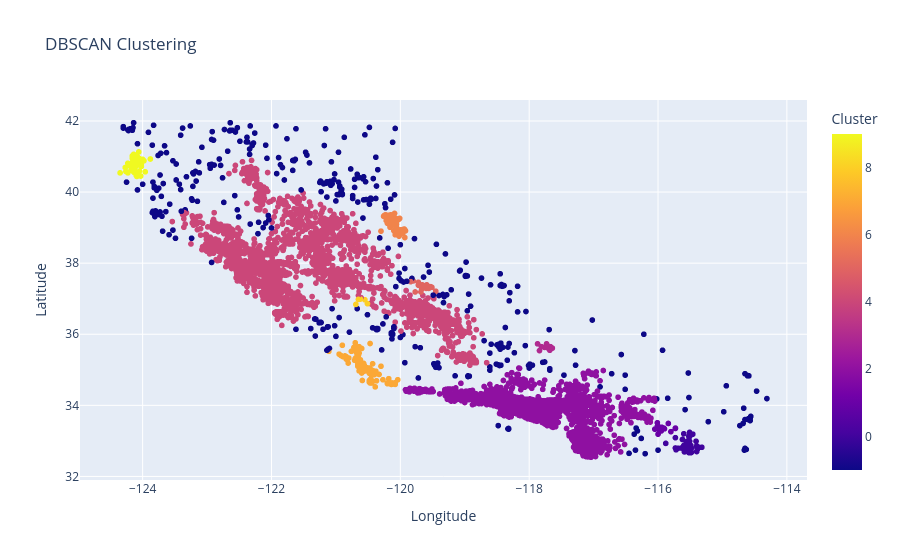

This figure's notebook cell:
### Code cell
import plotly.express as px

fig = px.scatter(
    x=longg,
    y=lat,
    color=df['cluster'],
    title='DBSCAN Clustering',

    labels={
        'x':'Longitude',
        'y':'Latitude',
        'color':'Cluster'
    }
)

fig.show()

### Figure 1 — Plotly figure (JSON) as saved in the notebook; plotly's stock layout.template omitted (floating-point values rounded to 4 significant figures; data arrays with more than 128 entries replaced by an {"elided": "..."} marker saying what was removed)
{"data": [{"hovertemplate": "Longitude=%{x}<br>Latitude=%{y}<br>Cluster=%{marker.color}<extra></extra>", "legendgroup": "", "marker": {"color": {"elided": "17000 int values"}, "coloraxis": "coloraxis", "symbol": "circle"}, "mode": "markers", "name": "", "showlegend": false, "type": "scattergl", "x": {"elided": "17000 float values"}, "xaxis": "x", "y": {"elided": "17000 float values"}, "yaxis": "y"}], "layout": {"coloraxis": {"colorbar": {"title": {"text": "Cluster"}}, "colorscale": [[0, "#0d0887"], [0.1111, "#46039f"], [0.2222, "#7201a8"], [0.3333, "#9c179e"], [0.4444, "#bd3786"], [0.5556, "#d8576b"], [0.6667, "#ed7953"], [0.7778, "#fb9f3a"], [0.8889, "#fdca26"], [1, "#f0f921"]]}, "legend": {"tracegroupgap": 0}, "title": {"text": "DBSCAN Clustering"}, "xaxis": {"anchor": "y", "domain": [0, 1], "title": {"text": "Longitude"}}, "yaxis": {"anchor": "x", "domain": [0, 1], "title": {"text": "Latitude"}}}}
